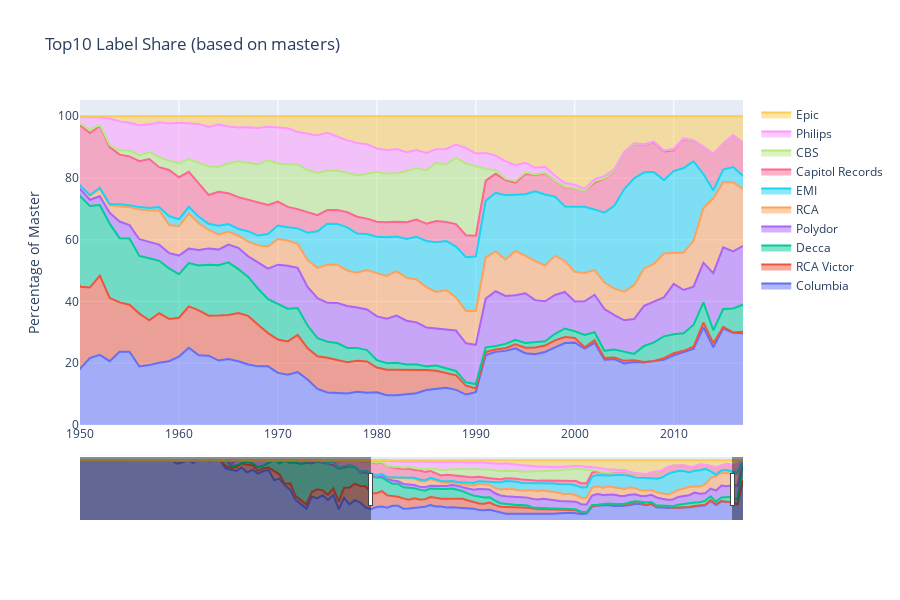

Notebook cell for this chart:
### Code cell
import plotly.graph_objects as go

x = top10_labels_years.year.sort_values().unique()
fig = go.Figure()

sorted_genres = top10_labels_years.groupby('labels').genres.sum().sort_values(ascending = False)

for idx, l in enumerate(top10_labels_years.labels.unique()):
    
    data = top10_labels_years[top10_labels_years.labels == l].sort_values('year')
    
    fig.add_trace(go.Scatter(
        x = data.year,
        y = data.genres,
        mode='lines',
        name=l,
        stackgroup='one',
        hovertemplate='Year: %{x}<br> #labels: %{y:2.2f}%',
        groupnorm='percent' # sets the normalization for the sum of the stackgroup
    ))

fig.update_layout(
    title="Top10 Label Share (based on masters)",
    height = 600,
    xaxis_title="Year",
    yaxis_title="Percentage of Master",
    showlegend=True,
    xaxis=go.layout.XAxis(
        rangeslider=dict(
            visible=True
        ),
        type="linear",
        range=[1950, 2017]
    ),
)

plot(fig, filename='Labels_top10_perYears.html')

fig.show()
